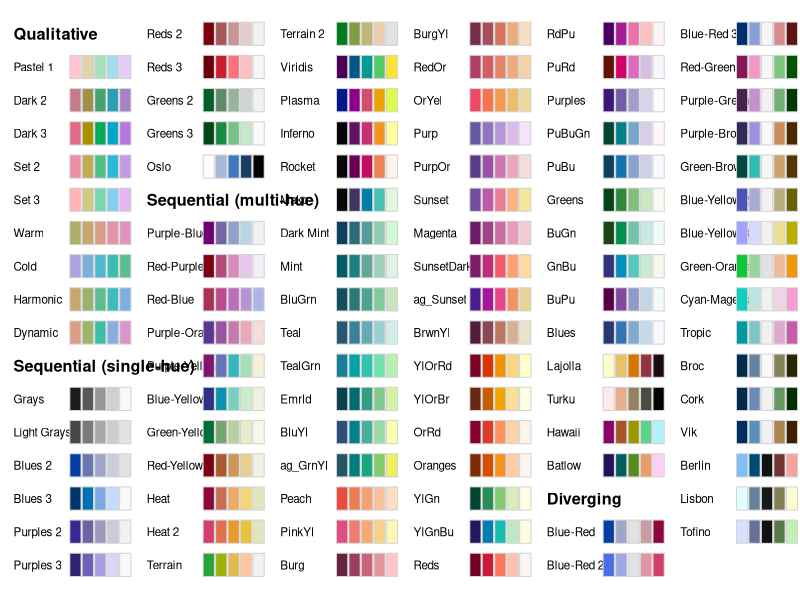
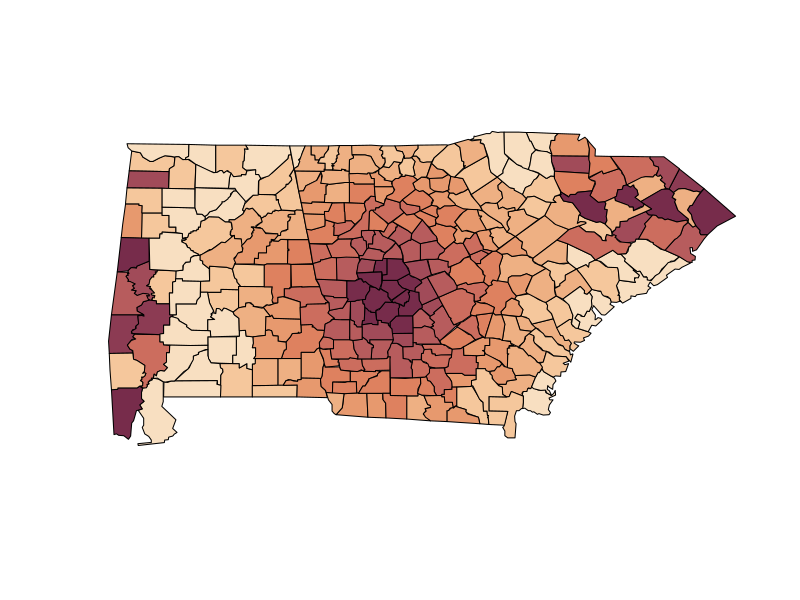
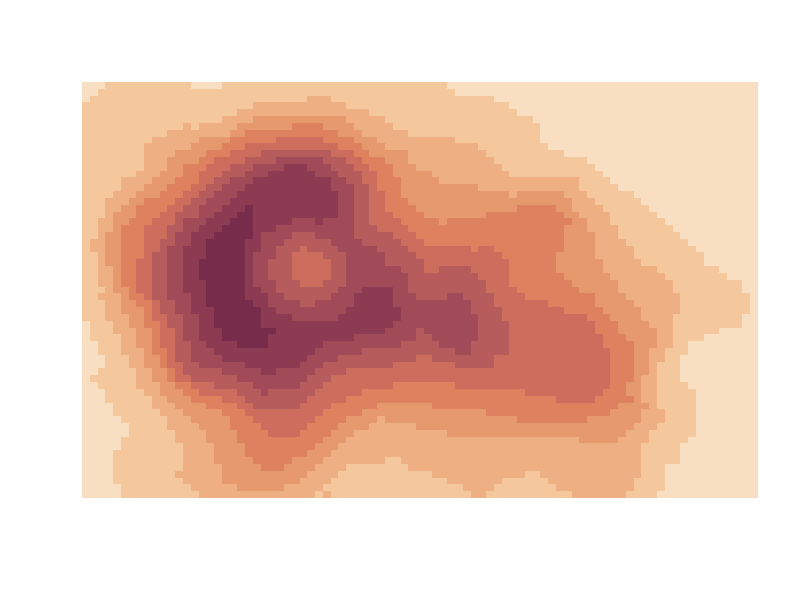
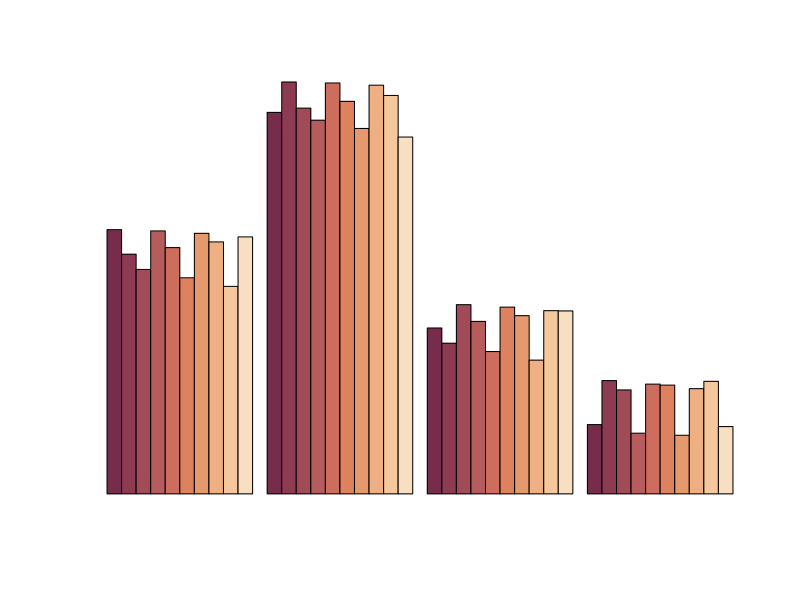
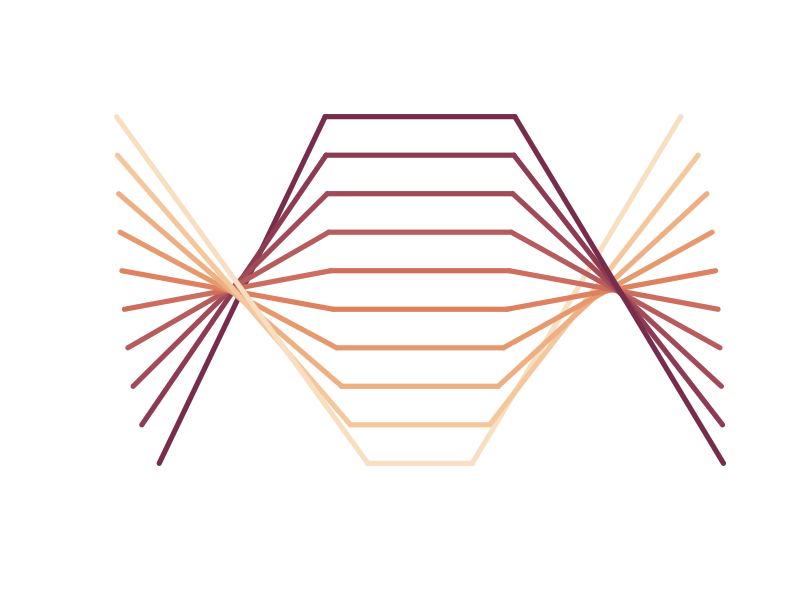
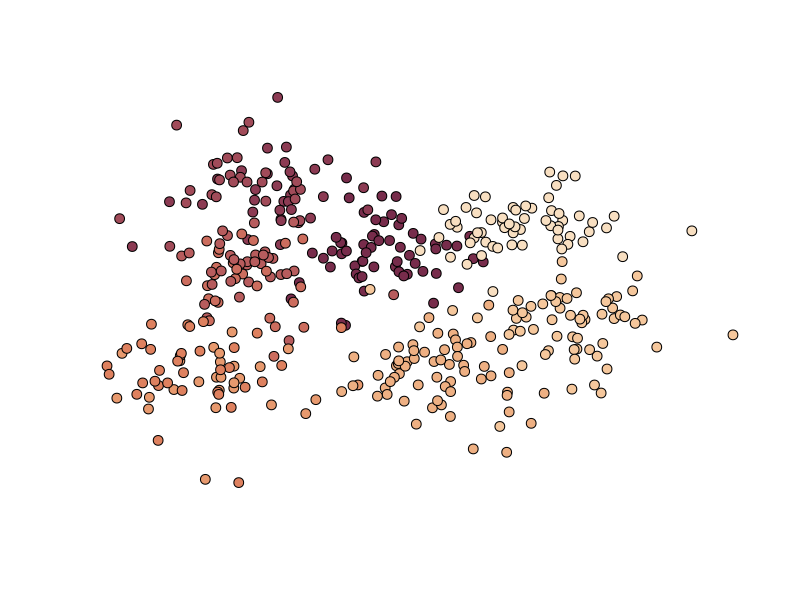
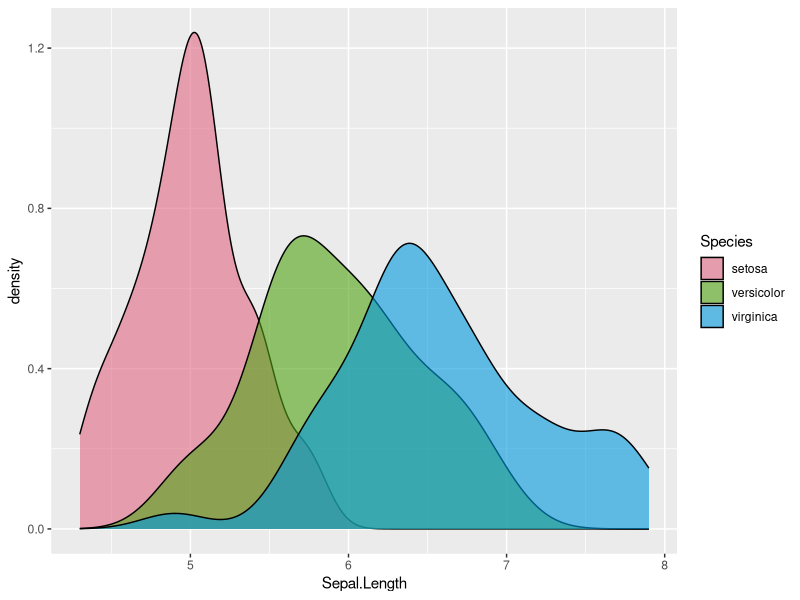
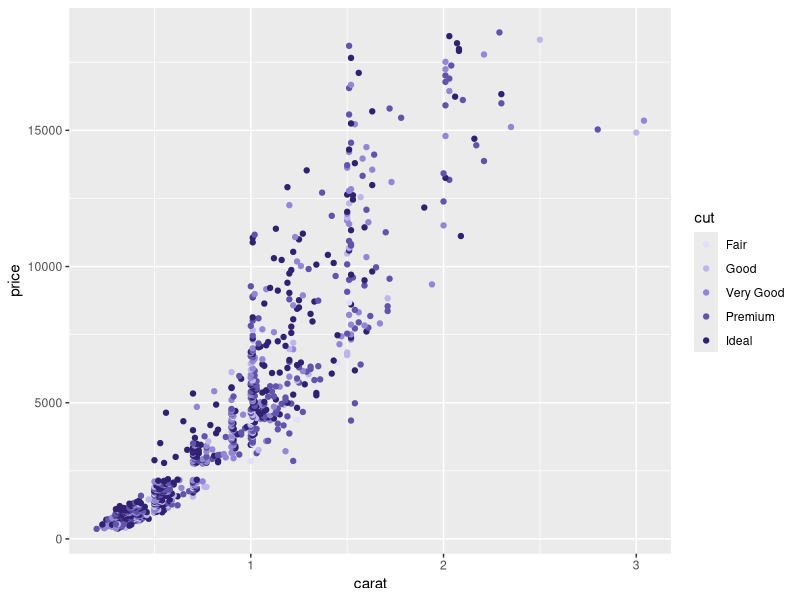

R code for these plots, in order:
## ---- chunk 1
knitr::opts_chunk$set(echo = TRUE)
## ---- chunk 2
library(colorspace)
hcl_palettes(plot = TRUE)
## ---- chunk 3
sequential_hcl(10,"BurgYl")
qualitative_hcl(5,"Dynamic")
diverging_hcl(20, "Lisbon")

se <- sequential_hcl(10,"BurgYl")
demoplot(se,"map")
demoplot(se,"heatmap")
demoplot(se,"bar")
demoplot(se,"line")
demoplot(se,"scatter")
## ---- chunk 4
library("ggplot2")
ggplot(iris, aes(x = Sepal.Length, fill = Species)) + geom_density(alpha = 0.6) +
  scale_fill_discrete_qualitative(palette = "Dark 3")

dsamp <- diamonds[1 + 1:1000 * 50, ]
ggplot(dsamp, aes(carat, price, color = cut)) + geom_point() +
  scale_color_discrete_sequential(palette = "Purples 3", nmax = 6, order = 2:6)
